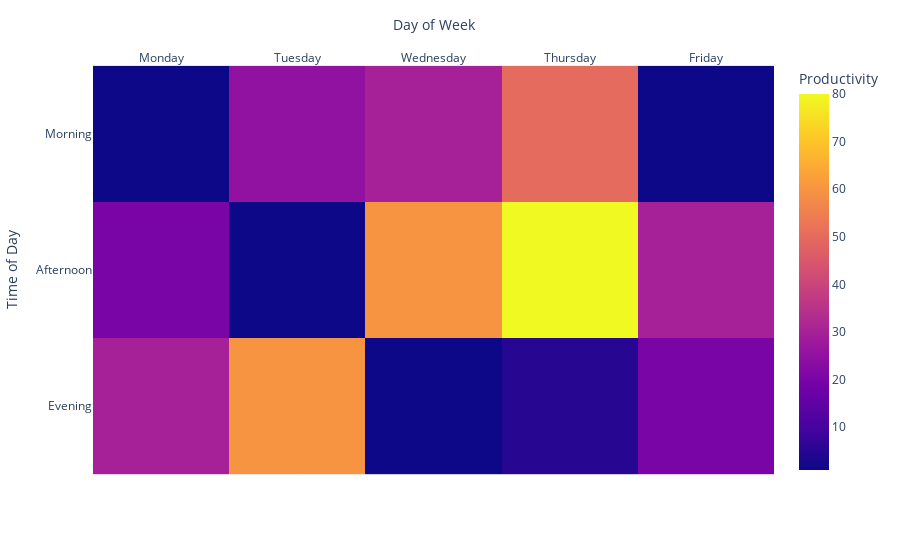

Source (notebook cell):
### Code cell
data_simple=[[1, 25, 30, 50, 1], [20, 1, 60, 80, 30], [30, 60, 1, 5, 20]]
fig = px.imshow(data_simple,
                labels=dict(x="Day of Week", y="Time of Day", color="Productivity"),
                x=['Monday', 'Tuesday', 'Wednesday', 'Thursday', 'Friday'],
                y=['Morning', 'Afternoon', 'Evening']
               )
fig.update_xaxes(side="top")
fig.show()

### Figure 1 — Plotly figure (JSON) as saved in the notebook; plotly's stock layout.template omitted (floating-point values rounded to 4 significant figures)
{"data": [{"coloraxis": "coloraxis", "hovertemplate": "Day of Week: %{x}<br>Time of Day: %{y}<br>Productivity: %{z}<extra></extra>", "type": "heatmap", "x": ["Monday", "Tuesday", "Wednesday", "Thursday", "Friday"], "y": ["Morning", "Afternoon", "Evening"], "z": [[1, 25, 30, 50, 1], [20, 1, 60, 80, 30], [30, 60, 1, 5, 20]]}], "layout": {"coloraxis": {"colorbar": {"title": {"text": "Productivity"}}, "colorscale": [[0, "#0d0887"], [0.1111, "#46039f"], [0.2222, "#7201a8"], [0.3333, "#9c179e"], [0.4444, "#bd3786"], [0.5556, "#d8576b"], [0.6667, "#ed7953"], [0.7778, "#fb9f3a"], [0.8889, "#fdca26"], [1, "#f0f921"]]}, "margin": {"t": 60}, "xaxis": {"constrain": "domain", "scaleanchor": "y", "side": "top", "title": {"text": "Day of Week"}}, "yaxis": {"autorange": "reversed", "constrain": "domain", "title": {"text": "Time of Day"}}}}
